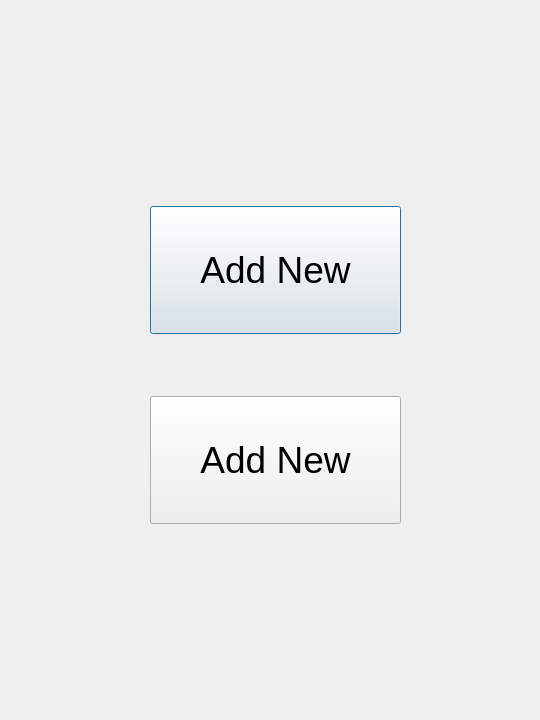
<?xml version="1.0" encoding="UTF-8"?>
<ui version="4.0">
 <class>OutputDialog</class>
 <widget class="QDialog" name="OutputDialog">
  <property name="geometry">
   <rect>
    <x>0</x>
    <y>0</y>
    <width>540</width>
    <height>720</height>
   </rect>
  </property>
  <property name="minimumSize">
   <size>
    <width>540</width>
    <height>720</height>
   </size>
  </property>
  <property name="maximumSize">
   <size>
    <width>540</width>
    <height>720</height>
   </size>
  </property>
  <property name="font">
   <font>
    <family>Calibri</family>
    <weight>75</weight>
    <bold>true</bold>
   </font>
  </property>
  <property name="windowTitle">
   <string>menu</string>
  </property>
  <property name="windowIcon">
   <iconset>
    <normaloff>:/icon/icon.png</normaloff>:/icon/icon.png</iconset>
  </property>
  <widget class="QLabel" name="imgLabel">
   <property name="geometry">
    <rect>
     <x>0</x>
     <y>0</y>
     <width>800</width>
     <height>1280</height>
    </rect>
   </property>
   <property name="minimumSize">
    <size>
     <width>800</width>
     <height>1280</height>
    </size>
   </property>
   <property name="maximumSize">
    <size>
     <width>800</width>
     <height>1280</height>
    </size>
   </property>
   <property name="styleSheet">
    <string notr="true">bakgraound color: rgb(0, 0, 0)</string>
   </property>
   <property name="text">
    <string/>
   </property>
  </widget>
  <widget class="QWidget" name="verticalLayoutWidget">
   <property name="geometry">
    <rect>
     <x>150</x>
     <y>150</y>
     <width>251</width>
     <height>431</height>
    </rect>
   </property>
   <layout class="QVBoxLayout" name="verticalLayout">
    <item>
     <widget class="QPushButton" name="add">
      <property name="minimumSize">
       <size>
        <width>64</width>
        <height>64</height>
       </size>
      </property>
      <property name="maximumSize">
       <size>
        <width>256</width>
        <height>128</height>
       </size>
      </property>
      <property name="font">
       <font>
        <family>Arial</family>
        <pointsize>28</pointsize>
        <weight>50</weight>
        <bold>false</bold>
       </font>
      </property>
      <property name="text">
       <string>Add New</string>
      </property>
      <property name="checkable">
       <bool>true</bool>
      </property>
     </widget>
    </item>
    <item>
     <widget class="QPushButton" name="add_2">
      <property name="minimumSize">
       <size>
        <width>64</width>
        <height>64</height>
       </size>
      </property>
      <property name="maximumSize">
       <size>
        <width>256</width>
        <height>128</height>
       </size>
      </property>
      <property name="font">
       <font>
        <family>Arial</family>
        <pointsize>28</pointsize>
        <weight>50</weight>
        <bold>false</bold>
       </font>
      </property>
      <property name="text">
       <string>Add New</string>
      </property>
      <property name="checkable">
       <bool>true</bool>
      </property>
     </widget>
    </item>
   </layout>
  </widget>
 </widget>
 <resources/>
 <connections/>
</ui>
